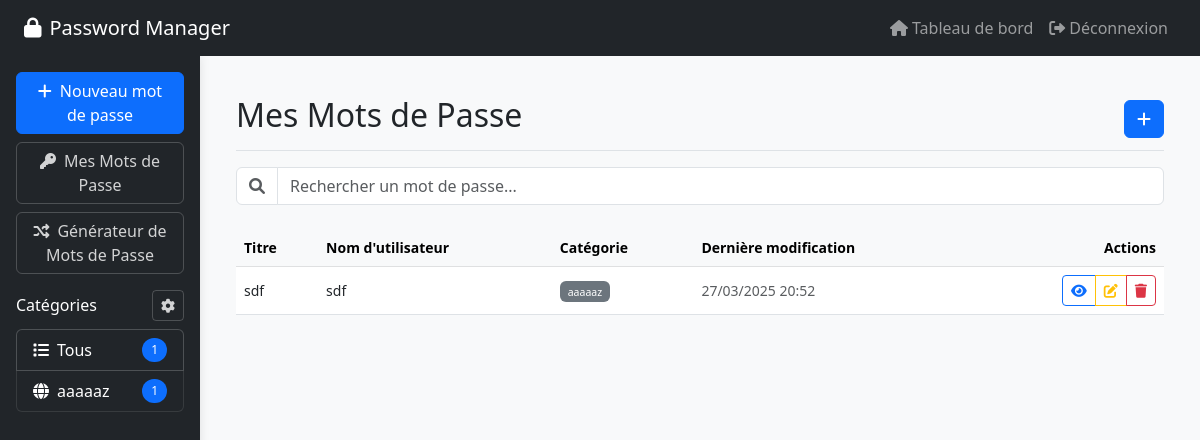
Page /dashboard (signed in) on the earlier database version.
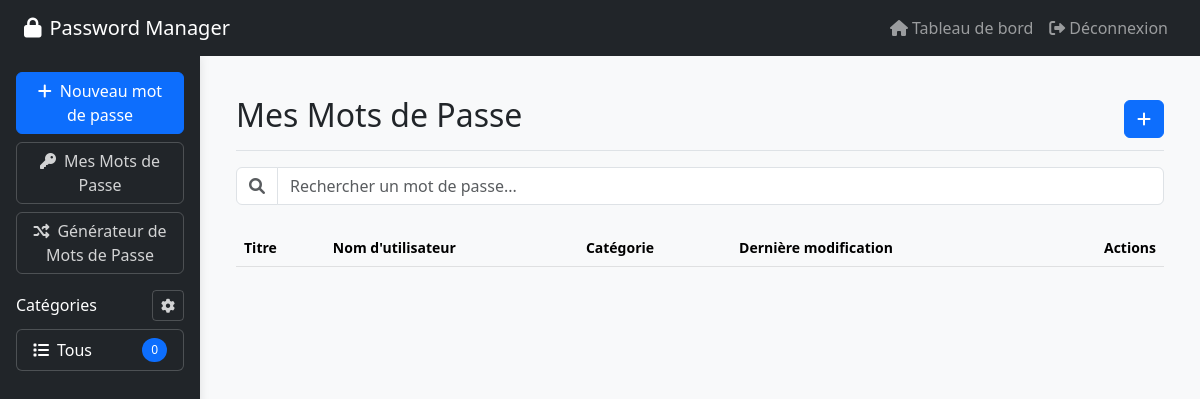
Same page on the later database version.
### app.py (models this page shows, shortened)
class Category(db.Model):
    id = db.Column(db.Integer, primary_key=True)
    name = db.Column(db.String(50), nullable=False)
    icon = db.Column(db.String(50), nullable=False)  # Font Awesome icon class
    user_id = db.Column(db.Integer, db.ForeignKey('user.id'), nullable=False)
    created_at = db.Column(db.DateTime, default=datetime.utcnow)
    passwords = db.relationship('Password', backref='category', lazy=True)

class Password(db.Model):
    id = db.Column(db.Integer, primary_key=True)
    title = db.Column(db.String(100), nullable=False)
    username = db.Column(db.String(100), nullable=False)
    encrypted_password = db.Column(db.String(500), nullable=False)
    category_id = db.Column(db.Integer, db.ForeignKey('category.id'))
    notes = db.Column(db.Text)
    created_at = db.Column(db.DateTime, default=datetime.utcnow)
    last_modified = db.Column(db.DateTime, default=datetime.utcnow, onupdate=datetime.utcnow)
    user_id = db.Column(db.Integer, db.ForeignKey('user.id'), nullable=False)

### app.py (the view)
@app.route('/dashboard')
@login_required
def dashboard():
    category_id = request.args.get('category', type=int)
    query = Password.query.filter_by(user_id=current_user.id)
    if category_id:
        query = query.filter_by(category_id=category_id)
    passwords = query.all()
    return render_template('dashboard.html', passwords=passwords)

### app.py (called while the page is built)
@login_manager.user_loader
def load_user(user_id):
    return User.query.get(int(user_id))

@app.context_processor
def inject_categories():
    if current_user.is_authenticated:
        categories = Category.query.filter_by(user_id=current_user.id).all()
        return {'categories': categories}
    return {'categories': []}

### templates/dashboard.html (shortened to what this page needs)
{% extends "base.html" %}
{% block body_class %}dashboard{% endblock %}
{% block content %}
<div class="container-fluid">
    <div class="d-flex justify-content-between flex-wrap flex-md-nowrap align-items-center pt-3 pb-2 mb-3 border-bottom">
        <h1 class="h2">Mes Mots de Passe</h1>
        <div class="btn-toolbar mb-2 mb-md-0">
            <button type="button" class="btn btn-primary" data-bs-toggle="modal" data-bs-target="#addPasswordModal">
                <i class="fas fa-plus"></i>
            </button>
        </div>
    </div>
    <div class="row mb-4">
        <div class="col-md-12">
            <div class="input-group">
                <span class="input-group-text bg-white">
                    <i class="fas fa-search text-muted"></i>
                </span>
                <input type="text" class="form-control" id="searchInput" placeholder="Rechercher un mot de passe...">
            </div>
        </div>
    </div>
    <div class="row">
        <div class="col-md-12">
            <div class="table-responsive">
                <table class="table table-hover align-middle">
                    <thead class="table-light">
                        <tr>
                            <th>Titre</th>
                            <th>Nom d'utilisateur</th>
                            <th>Catégorie</th>
                            <th>Dernière modification</th>
                            <th class="text-end">Actions</th>
                        </tr>
                    </thead>
                    <tbody>
                        {% for password in passwords %}
                        <tr data-category="{{ password.category or '' }}">
                            <td class="fw-medium">{{ password.title }}</td>
                            <td>{{ password.username }}</td>
                            <td>
                                <span class="badge bg-secondary text-white">
                                    {{ password.category.name or 'Non catégorisé' }}
                                </span>
                            </td>
                            <td class="text-muted">{{ password.last_modified.strftime('%d/%m/%Y %H:%M') }}</td>
                            <td class="text-end">
                                <div class="btn-group">
                                    <button class="btn btn-sm btn-outline-primary view-password" data-id="{{ password.id }}" title="Voir">
                                        <i class="fas fa-eye"></i>
                                    </button>
                                    <button class="btn btn-sm btn-outline-warning edit-password" data-id="{{ password.id }}" title="Modifier">
                                        <i class="fas fa-edit"></i>
                                    </button>
                                    <button class="btn btn-sm btn-outline-danger delete-password" data-id="{{ password.id }}" title="Supprimer">
                                        <i class="fas fa-trash"></i>
                                    </button>
                                </div>
                            </td>
                        </tr>
                        {% endfor %}
                    </tbody>
                </table>
            </div>
        </div>
    </div>
</div>
{% endblock %}

### templates/base.html (shortened to what this page needs)
<!DOCTYPE html>
<html lang="fr">
<head>
    <link href="https://cdn.jsdelivr.net/npm/bootstrap@5.3.0/dist/css/bootstrap.min.css" rel="stylesheet">
    <link rel="stylesheet" href="https://cdnjs.cloudflare.com/ajax/libs/font-awesome/6.0.0/css/all.min.css">
</head>
<body class="{% block body_class %}{% endblock %}">
    <nav class="navbar navbar-expand-lg navbar-dark bg-dark fixed-top">
        <div class="container-fluid">
            <a class="navbar-brand" href="{{ url_for('index') }}">
                <i class="fas fa-lock me-2"></i>Password Manager
            </a>
            <div class="collapse navbar-collapse" id="navbarNav">
                <ul class="navbar-nav ms-auto">
                    {% if current_user.is_authenticated %}
                        <li class="nav-item">
                            <a class="nav-link" href="{{ url_for('dashboard') }}">
                                <i class="fas fa-home me-1"></i>Tableau de bord
                            </a>
                        </li>
                        <li class="nav-item">
                            <a class="nav-link" href="{{ url_for('logout') }}">
                                <i class="fas fa-sign-out-alt me-1"></i>Déconnexion
                            </a>
                        </li>
                    {% endif %}
                </ul>
            </div>
        </div>
    </nav>
    {% if current_user.is_authenticated %}
    <div class="sidebar bg-dark">
        <div class="sidebar-content">
            <div class="d-grid gap-2 mb-3">
                <button type="button" class="btn btn-primary" data-bs-toggle="modal" data-bs-target="#addPasswordModal">
                    <i class="fas fa-plus me-2"></i>Nouveau mot de passe
                </button>
                <a href="{{ url_for('dashboard') }}" class="btn btn-outline-light">
                    <i class="fas fa-key me-2"></i>Mes Mots de Passe
                </a>
                <a href="{{ url_for('password_generator') }}" class="btn btn-outline-light">
                    <i class="fas fa-random me-2"></i>Générateur de Mots de Passe
                </a>
            </div>
            <div class="mb-3">
                <div class="d-flex justify-content-between align-items-center mb-2">
                    <h6 class="mb-0 text-white">Catégories</h6>
                    <button class="btn btn-sm btn-outline-light" data-bs-toggle="modal" data-bs-target="#categoryModal">
                        <i class="fas fa-cog"></i>
                    </button>
                </div>
                <div class="list-group">
                    <a href="{{ url_for('dashboard') }}" class="list-group-item list-group-item-action bg-dark text-white d-flex justify-content-between align-items-center {% if not request.args.get('category') %}active{% endif %}">
                        <span><i class="fas fa-list me-2"></i>Tous</span>
                        <span class="badge bg-primary rounded-pill">{{ current_user.passwords|length }}</span>
                    </a>
                    {% for category in categories %}
                    <a href="{{ url_for('dashboard') }}?category={{ category.id }}" class="list-group-item list-group-item-action bg-dark text-white d-flex justify-content-between align-items-center {% if request.args.get('category')|int == category.id %}active{% endif %}">
                        <span><i class="{{ category.icon }} me-2"></i>{{ category.name }}</span>
                        <span class="badge bg-primary rounded-pill">{{ category.passwords|length }}</span>
                    </a>
                    {% endfor %}
                </div>
            </div>
        </div>
    </div>
    {% endif %}
    <main>
        <div class="container">
            {% block content %}{% endblock %}
        </div>
    </main>
</body>
</html>

### templates/base.html (style rules this page uses)
body { padding-top: 56px; background-color: #f8f9fa; min-height: 100vh; }
.sidebar { position: fixed; top: 56px; bottom: 0; left: 0; z-index: 99; padding: 0; box-shadow: 0 0 10px rgba(0,0,0,0.1); width: 16.666667%; background-color: #343a40; }
.sidebar .btn-outline-light { color: rgba(255,255,255,0.8); border-color: rgba(255,255,255,0.2); }
.sidebar .list-group-item { background-color: transparent; border-color: rgba(255,255,255,0.1); color: rgba(255,255,255,0.8); }
.sidebar .list-group-item.active { background-color: rgba(255,255,255,0.15); color: #fff; border-color: rgba(255,255,255,0.2); }
.sidebar .list-group-item.active .badge { background-color: #0d6efd; color: #fff; }
.sidebar .list-group-item.active i { color: #fff; }
.sidebar .badge { background-color: #0d6efd; }
.sidebar-content { padding: 1rem; }
.sidebar .btn-primary { background-color: #0d6efd; border-color: #0d6efd; }
main { padding-top: 1.5rem; margin-left: 16.666667%; }
body.dashboard main { padding-top: 1.5rem; margin-left: 16.666667%; }
body.dashboard .container-fluid { padding: 0 1.5rem; }

### templates/dashboard.html (style rules this page uses)
.table th { font-weight: 600; font-size: 0.875rem; background-color: #f8f9fa; }
.badge { font-weight: 500; padding: 0.5em 0.75em; }

Differences in the rows shown:
removed Category: name "aaaaaz", passwords|length "1"
removed Password: title "sdf", username "sdf", category "aaaaaz", last_modified "27/03/2025 20:52"
Other differences:
{{ current_user.passwords|length }}: "1" → "0"
